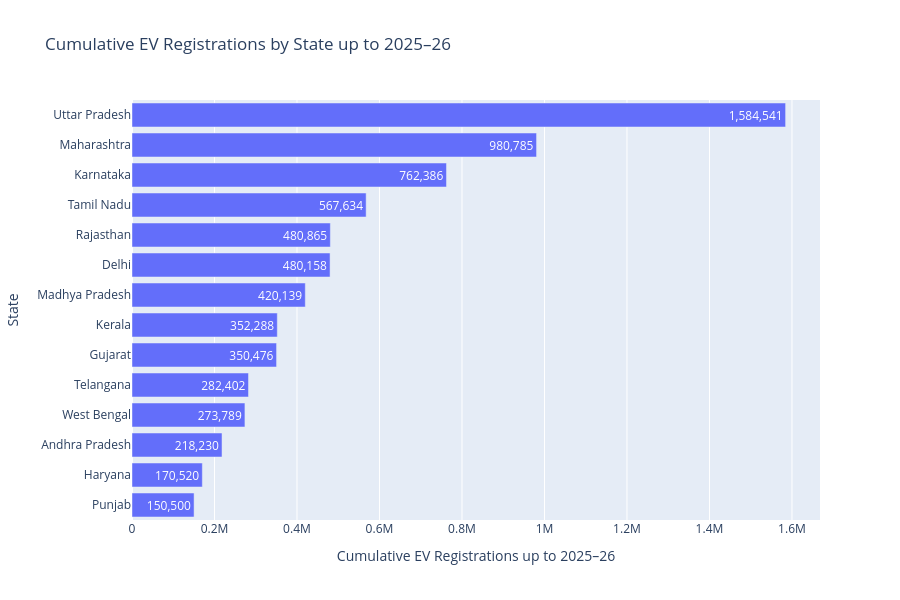

Source (notebook cell):
### Markdown cell above
## 2. Cumulative EV Market Size by State

After comparing annual EV registrations, the next step is to examine cumulative EV registrations up to 2025–26. This metric represents the accumulated EV market base using the available year-wise EV registration data.

Cumulative EV registrations are important because charging infrastructure serves the total EV base in a state, not only the vehicles registered during the latest year. Therefore, this metric is more suitable for understanding charging infrastructure pressure and long-term EV market size.

### Code cell
cumulative_ev_market = master_df.sort_values(
    "Cumulative_EV_Registrations_2025_26",
    ascending=False
)

fig = px.bar(
    cumulative_ev_market,
    x="Cumulative_EV_Registrations_2025_26",
    y="State",
    orientation="h",
    title="Cumulative EV Registrations by State up to 2025–26",
    labels={
        "Cumulative_EV_Registrations_2025_26": "Cumulative EV Registrations up to 2025–26",
        "State": "State"
    },
    text="Cumulative_EV_Registrations_2025_26"
)

fig.update_traces(
    texttemplate="%{text:,.0f}",
    textposition="inside"
)

fig.update_layout(
    yaxis={"categoryorder": "total ascending"},
    height=600
)

fig.show()

### Figure 1 — Plotly figure (JSON) as saved in the notebook; plotly's stock layout.template omitted (floating-point values rounded to 4 significant figures)
{"data": [{"hovertemplate": "Cumulative EV Registrations up to 2025–26=%{text}<br>State=%{y}<extra></extra>", "legendgroup": "", "marker": {"color": "#636efa", "pattern": {"shape": ""}}, "name": "", "orientation": "h", "showlegend": false, "text": [1585000.0, 980800.0, 762400.0, 567600.0, 480900.0, 480200.0, 420100.0, 352300.0, 350500.0, 282400.0, 273800.0, 218200.0, 170500.0, 150500.0], "textposition": "inside", "texttemplate": "%{text:,.0f}", "type": "bar", "x": [1585000.0, 980800.0, 762400.0, 567600.0, 480900.0, 480200.0, 420100.0, 352300.0, 350500.0, 282400.0, 273800.0, 218200.0, 170500.0, 150500.0], "xaxis": "x", "y": ["Uttar Pradesh", "Maharashtra", "Karnataka", "Tamil Nadu", "Rajasthan", "Delhi", "Madhya Pradesh", "Kerala", "Gujarat", "Telangana", "West Bengal", "Andhra Pradesh", "Haryana", "Punjab"], "yaxis": "y"}], "layout": {"barmode": "relative", "height": 600, "legend": {"tracegroupgap": 0}, "title": {"text": "Cumulative EV Registrations by State up to 2025–26"}, "xaxis": {"anchor": "y", "domain": [0, 1], "title": {"text": "Cumulative EV Registrations up to 2025–26"}}, "yaxis": {"anchor": "x", "categoryorder": "total ascending", "domain": [0, 1], "title": {"text": "State"}}}}
